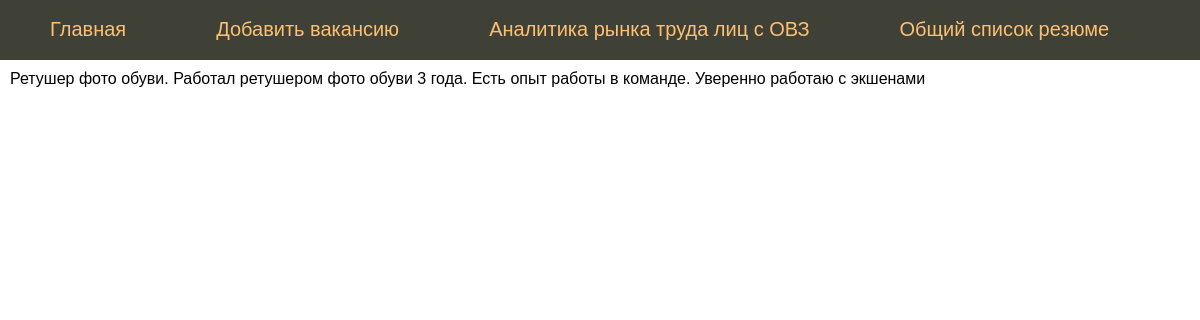
The page /resume/21 on the database its author committed.
### tables this page shows
CREATE TABLE mainmenu (
id integer PRIMARY KEY AUTOINCREMENT,
title text NOT NULL,
url text NOT NULL
);

CREATE TABLE "resume" (
	"id"	INTEGER NOT NULL UNIQUE,
	"age"	INTEGER NOT NULL,
	"gender"	TEXT NOT NULL,
	"city"	TEXT NOT NULL,
	"education_level"	TEXT NOT NULL,
	"profession"	TEXT NOT NULL,
	"restriction_type"	TEXT NOT NULL,
	"description"	TEXT NOT NULL,
	"desired_salary"	INTEGER,
	"sending_date_month"	TEXT,
	"schedule"	TEXT,
	"resume_type"	TEXT,
	"resume_vector"	TEXT,
	PRIMARY KEY("id" AUTOINCREMENT)
);

### flsite.py (the view)
@app.route("/resume/<int:id_resume>")
def showResume(id_resume):
    db = get_db()
    dbase = FDataBase(db)
    profession, description = dbase.getResume(id_resume)
    if not profession:
        abort(404)
    return render_template('resume_page.html', menu=dbase.getMenu(), description=description)

### FDataBase.py (called while the page is built)
    def getMenu(self):
        sql = '''SELECT * FROM mainmenu'''
        try:
            self.__cur.execute(sql)
            res = self.__cur.fetchall()
            if res: return res
        except:
            print("Ошибка чтения из БД")
        return []

    def getResume(self, resumeId):
        try:
            self.__cur.execute(f"SELECT profession, description FROM resume WHERE id = {resumeId} LIMIT 1")
            res = self.__cur.fetchone()
            if res:
                print(res)
                return res
        except sqlite3.Error as e:
            print("Ошибка получения вакансии из БД "+str(e))
        return (False, False)

### flsite.py (called while the page is built)
def connect_db():
    conn = sqlite3.connect(app.config['DATABASE'])
    conn.row_factory = sqlite3.Row # Записи из БД представлены не в виде кортежей, а в виде словаря
    return conn

def get_db():
    if not hasattr(g, 'link_db'):
        g.link_db = connect_db()
    return g.link_db

### templates/resume_page.html
{% extends 'base.html' %}
{% block content %}
{{ super() }}
{{ description }}
{% endblock %}

### templates/base.html (shortened to what this page needs)
<!DOCTYPE html>
<html>
<head>
</head>
<body>
{% block content %}
	{% block mainmenu %}
		<ul class="mainmenu">
			{% for p in menu %}
			<li><a href="{{p.url}}">{{p.title}}</a></li>
			{% endfor %}
		</ul>
	{% endblock mainmenu %}
	<div class="content">
{% endblock %}
</div>
</body>
</html>

### templates/base.html (style rules this page uses)
html, body { font-family: 'Arial'; margin: 0; padding 0; height: 100%; width: 100%; }
a { color: #0059b2; text-decoration: none; }
ul.mainmenu { list-style: none; background: #3F4137; height: 60px; margin: 0; padding: 0; color: #fdc073; font-size: 20px; overflow: hidden; }
ul.mainmenu li { float: left; margin: 18px 40px 0 50px; }
ul.mainmenu li a { color: #fdc073; text-decoration: none; }
div.content { margin: 10px; }

### rows shown on the page
mainmenu: title "Главная"
mainmenu: title "Добавить вакансию"
mainmenu: title "Аналитика рынка труда лиц с ОВЗ"
mainmenu: title "Общий список резюме"
resume: description "Ретушер фото обуви. Работал ретушером фото обуви 3 года. Есть опыт работы в команде. Уверенно работаю с экшенами"
